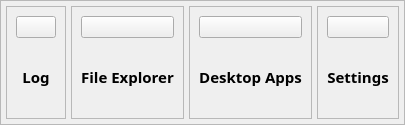
           <widget class="QFrame" name="mb_frame3">
            <property name="minimumSize">
             <size>
              <width>0</width>
              <height>125</height>
             </size>
            </property>
            <property name="frameShape">
             <enum>QFrame::Shape::StyledPanel</enum>
            </property>
            <property name="frameShadow">
             <enum>QFrame::Shadow::Raised</enum>
            </property>
            <layout class="QHBoxLayout" name="horizontalLayout_6">
             <property name="spacing">
              <number>5</number>
             </property>
             <property name="leftMargin">
              <number>5</number>
             </property>
             <property name="topMargin">
              <number>5</number>
             </property>
             <property name="rightMargin">
              <number>5</number>
             </property>
             <property name="bottomMargin">
              <number>5</number>
             </property>
             <item>
              <widget class="QFrame" name="mb_frame3A">
               <property name="minimumSize">
                <size>
                 <width>0</width>
                 <height>0</height>
                </size>
               </property>
               <property name="frameShape">
                <enum>QFrame::Shape::StyledPanel</enum>
               </property>
               <property name="frameShadow">
                <enum>QFrame::Shadow::Raised</enum>
               </property>
               <layout class="QVBoxLayout" name="verticalLayout_27">
                <item>
                 <widget class="QPushButton" name="A1_pushButton">
                  <property name="minimumSize">
                   <size>
                    <width>0</width>
                    <height>0</height>
                   </size>
                  </property>
                  <property name="autoFillBackground">
                   <bool>false</bool>
                  </property>
                  <property name="text">
                   <string/>
                  </property>
                  <property name="icon">
                   <iconset resource="../resources/resources.qrc">
                    <normaloff>:/icons/log_monitor.png</normaloff>:/icons/log_monitor.png</iconset>
                  </property>
                  <property name="iconSize">
                   <size>
                    <width>64</width>
                    <height>64</height>
                   </size>
                  </property>
                 </widget>
                </item>
                <item>
                 <widget class="QLabel" name="A2_label">
                  <property name="font">
                   <font>
                    <family>Yu Gothic</family>
                    <pointsize>11</pointsize>
                    <bold>true</bold>
                   </font>
                  </property>
                  <property name="text">
                   <string>Log</string>
                  </property>
                  <property name="alignment">
                   <set>Qt::AlignmentFlag::AlignCenter</set>
                  </property>
                 </widget>
                </item>
               </layout>
              </widget>
             </item>
             <item>
              <widget class="QFrame" name="mb_frame3B">
               <property name="frameShape">
                <enum>QFrame::Shape::StyledPanel</enum>
               </property>
               <property name="frameShadow">
                <enum>QFrame::Shadow::Raised</enum>
               </property>
               <layout class="QVBoxLayout" name="verticalLayout_30">
                <item>
                 <widget class="QPushButton" name="B1_pushButton">
                  <property name="text">
                   <string/>
                  </property>
                  <property name="icon">
                   <iconset resource="../resources/resources.qrc">
                    <normaloff>:/icons/folder_open.png</normaloff>:/icons/folder_open.png</iconset>
                  </property>
                  <property name="iconSize">
                   <size>
                    <width>64</width>
                    <height>64</height>
                   </size>
                  </property>
                 </widget>
                </item>
                <item>
                 <widget class="QLabel" name="B2_label">
                  <property name="font">
                   <font>
                    <family>Yu Gothic</family>
                    <pointsize>11</pointsize>
                    <bold>true</bold>
                   </font>
                  </property>
                  <property name="text">
                   <string>File Explorer</string>
                  </property>
                  <property name="alignment">
                   <set>Qt::AlignmentFlag::AlignCenter</set>
                  </property>
                 </widget>
                </item>
               </layout>
              </widget>
             </item>
             <item>
              <widget class="QFrame" name="mb_frame3C">
               <property name="frameShape">
                <enum>QFrame::Shape::StyledPanel</enum>
               </property>
               <property name="frameShadow">
                <enum>QFrame::Shadow::Raised</enum>
               </property>
               <layout class="QVBoxLayout" name="verticalLayout_29">
                <item>
                 <widget class="QPushButton" name="C1_pushButton">
                  <property name="text">
                   <string/>
                  </property>
                  <property name="icon">
                   <iconset resource="../resources/resources.qrc">
                    <normaloff>:/icons/apps.png</normaloff>:/icons/apps.png</iconset>
                  </property>
                  <property name="iconSize">
                   <size>
                    <width>64</width>
                    <height>64</height>
                   </size>
                  </property>
                 </widget>
                </item>
                <item>
                 <widget class="QLabel" name="C2_label">
                  <property name="font">
                   <font>
                    <family>Yu Gothic</family>
                    <pointsize>11</pointsize>
                    <bold>true</bold>
                   </font>
                  </property>
                  <property name="text">
                   <string>Desktop Apps</string>
                  </property>
                  <property name="alignment">
                   <set>Qt::AlignmentFlag::AlignCenter</set>
                  </property>
                 </widget>
                </item>
               </layout>
              </widget>
             </item>
             <item>
              <widget class="QFrame" name="mb_frame3D">
               <property name="frameShape">
                <enum>QFrame::Shape::StyledPanel</enum>
               </property>
               <property name="frameShadow">
                <enum>QFrame::Shadow::Raised</enum>
               </property>
               <layout class="QVBoxLayout" name="verticalLayout_28">
                <item>
                 <widget class="QPushButton" name="D1_pushButton">
                  <property name="text">
                   <string/>
                  </property>
                  <property name="icon">
                   <iconset resource="../resources/resources.qrc">
                    <normaloff>:/icons/settings.png</normaloff>:/icons/settings.png</iconset>
                  </property>
                  <property name="iconSize">
                   <size>
                    <width>64</width>
                    <height>64</height>
                   </size>
                  </property>
                 </widget>
                </item>
                <item>
                 <widget class="QLabel" name="D2_label">
                  <property name="font">
                   <font>
                    <family>Yu Gothic</family>
                    <pointsize>11</pointsize>
                    <bold>true</bold>
                   </font>
                  </property>
                  <property name="text">
                   <string>Settings</string>
                  </property>
                  <property name="alignment">
                   <set>Qt::AlignmentFlag::AlignCenter</set>
                  </property>
                 </widget>
                </item>
               </layout>
              </widget>
             </item>
            </layout>
           </widget>
